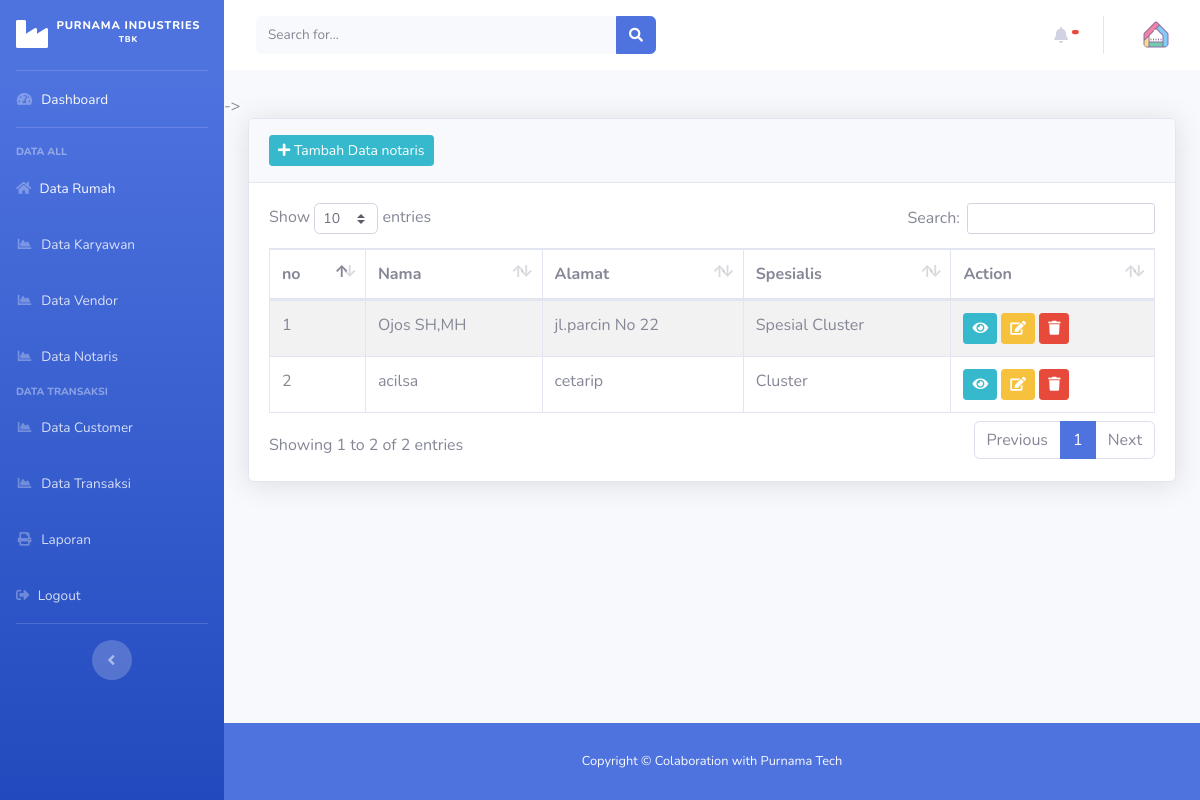
Page /index.php/admin/notaris on the committed database.
### tables this page shows
CREATE TABLE `notaris` (
  `id_notaris` int(11) NOT NULL,
  `nama` varchar(20) NOT NULL,
  `alamat` varchar(20) NOT NULL,
  `spesialis` varchar(20) NOT NULL
);

### application/controllers/admin/notaris.php (called while the page is built, shortened)
<?php
class Notaris extends CI_Controller
{
    public function index()
    {
        $data['notaris'] = $this->kpr_model->get_data('notaris')->result();
        $this->load->view('templates_admin/header');
        $this->load->view('templates_admin/sidebar');
        $this->load->view('notaris/data_notaris', $data);
        $this->load->view('templates_admin/footer');
    }
}

### index.php (called while the page is built, shortened)
<?php
require_once BASEPATH.'core/CodeIgniter.php';

### application/models/kpr_model.php (called while the page is built, shortened)
<?php
class Kpr_model extends CI_Model
{
    public function get_data($table)
    {
        return $this->db->get($table);
    }
}

### application/views/notaris/data_notaris.php (the view, shortened to what this page needs)
<div class="container-fluid">
    <div class="card shadow mb-4">
        <div class="card-header py-3">
            <a href=" <?= base_url('admin/notaris/tambah_notaris') ?> " class="btn btn-info btn-sm"> <i class="fas fa-plus"></i> Tambah Data notaris</a>
        </div>
        <div class="card-body">
            <div class="table-responsive">
                <table class="table table-bordered table-hover table-striped" id="dataTable" width="100%" cellspacing="0">
                    <thead>
                        <tr>
                            <th>no</th>
                            <th>Nama</th>
                            <th>Alamat</t>
                            <th>Spesialis</th>
                            <th>Action</>
                        </tr>
                    </thead>
                    <tbody>
                        <?php
                        $no = 1;
                        foreach ($notaris as $nt) : ?>
                            <tr>
                                <td><?= $no++ ?></td>
                                <td><?= $nt->nama ?></td>
                                <td><?= $nt->alamat ?> </td>
                                <td><?= $nt->spesialis ?></td>
                                <td> <a href=" <?= base_url('admin/notaris/detail_notaris/') . $nt->id_notaris ?> " class="btn btn-info btn-sm "> <i class="fas fa-eye"></i></a>
                                    <a href=" <?= base_url('admin/notaris/update_notaris/') . $nt->id_notaris ?>
                                    " class="btn btn-warning btn-sm"> <i class="fas fa-edit"></i></a>
                                    <a href=" <?= base_url('admin/notaris/hapus_notaris/') . $nt->id_notaris ?> " class="btn btn-danger btn-sm tombol-hapus" id="tombol-hapus"> <i class="fas fa-trash"></i></a>
                                </td>
                            </tr>
                        <?php endforeach ?>
                    </tbody>
                </table>
            </div>
        </div>
    </div>
</div>

### rows in the picture
notaris: nama "Ojos SH,MH", alamat "jl.parcin No 22", spesialis "Spesial Cluster"
notaris: nama "acilsa", alamat "cetarip", spesialis "Cluster"
